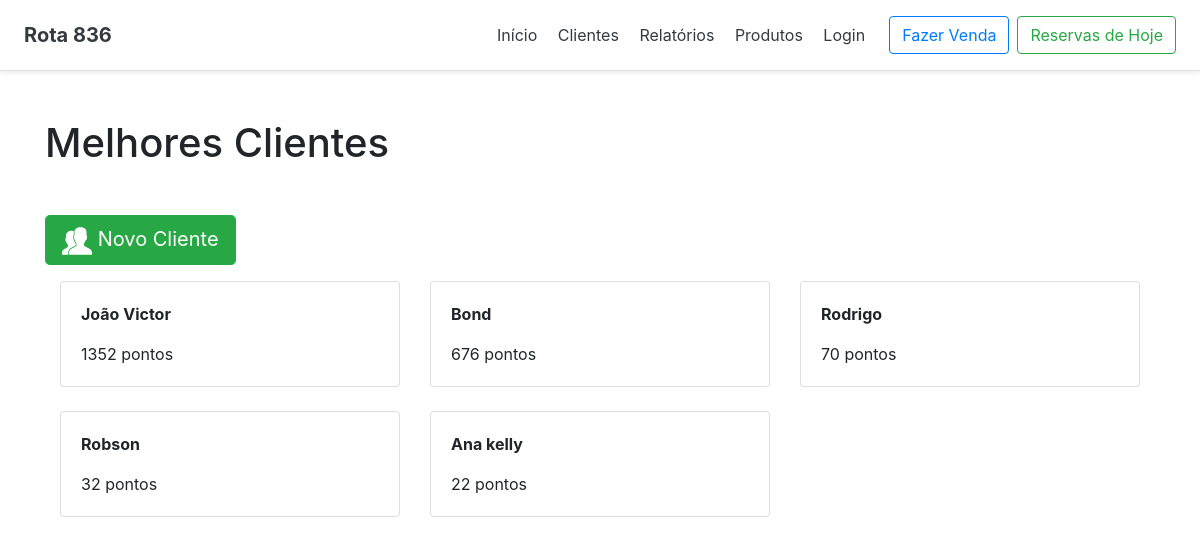
/salao/cliente/melhores/, run on the app's committed database.
### salao/models.py (models this page shows, shortened)
class Cliente (models.Model):
    nome_cliente = models.CharField(max_length=200, null=False)
    telefone_cliente = models.CharField(max_length=12)
    instagram_cliente = models.CharField(max_length=50)
    bairro_cliente = models.CharField(max_length=200, null=False)
    @property
    def pontos_cliente(self):
        pontos = 0
        vendas = self.venda_set.all()
        for x in vendas:
            pontos += x.soma_pontos_venda
        return pontos

class Venda(models.Model):
    data_hora_venda = models.DateTimeField(auto_now_add=True)
    cliente_venda = models.ForeignKey(Cliente, on_delete=models.CASCADE, null=False)
    servico_venda = models.ManyToManyField(Servico, blank=True)
    produto_venda = models.ManyToManyField(Produto, blank=True)
    @property
    def soma_pontos_venda(self):
        pontos = 0
        if self.servico_venda:
            for x in self.servico_venda.all():
                pontos = pontos + x.pontos_servico
        if self.produto_venda:
            for x in self.produto_venda.all():
                pontos = pontos + x.pontos_produto
        return pontos

class Servico(models.Model):
    desc_servico = models.CharField(max_length=200, null=False)
    pontos_servico = models.IntegerField(null=False)
    valor_servico = models.FloatField(null=False)

class Produto(models.Model):
    desc_produto = models.CharField(max_length=200, null=False)
    pontos_produto = models.IntegerField(null=False)
    valor_produto = models.FloatField(max_length=12, null=False)
    marca_produto = models.CharField(max_length=100, null=False)

### salao/views.py (the view)
# urls.py: path('cliente/melhores/', views.MelhoresClientes, name='melhores_clientes'),
def MelhoresClientes(request):
    template_name='salao/cliente/melhores.html'
    clientes = sorted(Cliente.objects.all(), key=lambda t: t.pontos_cliente, reverse=True)[:5]
    return render(request, template_name, {'clientes': clientes})

### salao/templates/salao/cliente/melhores.html (shortened to what this page needs)
{% extends '../base.html' %}
{% load staticfiles %}
{% block h1_pagina %}
    Melhores Clientes
{% endblock h1_pagina %}
{% block content %}
    <a href="{% url 'salao:incluir_cliente' %}"><button class="btn btn-success btn-lg mb-3"><img src="{% static 'img/cliente.svg' %}" height="30px" width="30px"> Novo Cliente</button></a>
    <div class="d-flex flex-wrap">
    {% for cliente in clientes %}
            <div class="col-md-4">
              <div class="card mb-4 box-shadow">
                <div class="card-body">
                  <p class="card-text font-weight-bold">{{ cliente.nome_cliente }}</p>
                  <p class="card-text ">{{ cliente.pontos_cliente }} pontos</p>
                </div>
              </div>
            </div>
    {% endfor %}
    </div>
{% endblock content %}

### data on the page
Cliente: nome_cliente "João Victor", pontos_cliente "1352"
Cliente: nome_cliente "Bond", pontos_cliente "676"
Cliente: nome_cliente "Rodrigo", pontos_cliente "70"
Cliente: nome_cliente "Robson", pontos_cliente "32"
Cliente: nome_cliente "Ana kelly", pontos_cliente "22"
